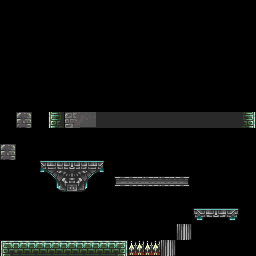

Tiled map render using the project's own tile images. Description and the whole map definition, tile-layer contents included, below:
An orthogonal 16x16 tile map with 16x16 px tiles, 1 tile layer (Tile Layer 1).

<map version="1.0" tiledversion="2017.09.27" orientation="orthogonal" renderorder="right-down" width="16" height="16" tilewidth="16" tileheight="16" infinite="0" nextobjectid="1">
 <tileset firstgid="1" source="Castle.tsx" />
 <layer name="Tile Layer 1" width="16" height="16">
  <data encoding="csv">
0,0,0,0,0,0,0,0,0,0,0,0,0,0,0,0,
0,0,0,0,0,0,0,0,0,0,0,0,0,0,0,0,
0,0,0,0,0,0,0,0,0,0,0,0,0,0,0,0,
0,0,0,0,0,0,0,0,0,0,0,0,0,0,0,0,
0,0,0,0,0,0,0,0,0,0,0,0,0,0,0,0,
0,0,0,0,0,0,0,0,0,0,0,0,0,0,0,0,
0,0,0,0,0,0,0,0,0,0,0,0,0,0,0,0,
0,43,0,120,24,41,121,121,121,121,121,121,121,121,121,122,
0,0,0,0,0,0,0,0,0,0,0,0,0,0,0,0,
43,0,0,0,0,0,0,0,0,0,0,0,0,0,0,0,
0,0,66,67,68,69,70,0,0,0,0,0,0,0,0,0,
0,0,0,83,84,85,0,21,22,22,22,23,0,0,0,0,
0,0,0,0,0,0,0,0,0,0,0,0,0,0,0,0,
0,0,0,0,0,0,0,0,0,0,0,0,1,2,3,0,
0,0,0,0,0,0,0,0,0,0,0,148,0,0,0,0,
104,105,105,105,105,105,105,106,226,226,148,0,0,0,0,0
</data>
 </layer>
</map>